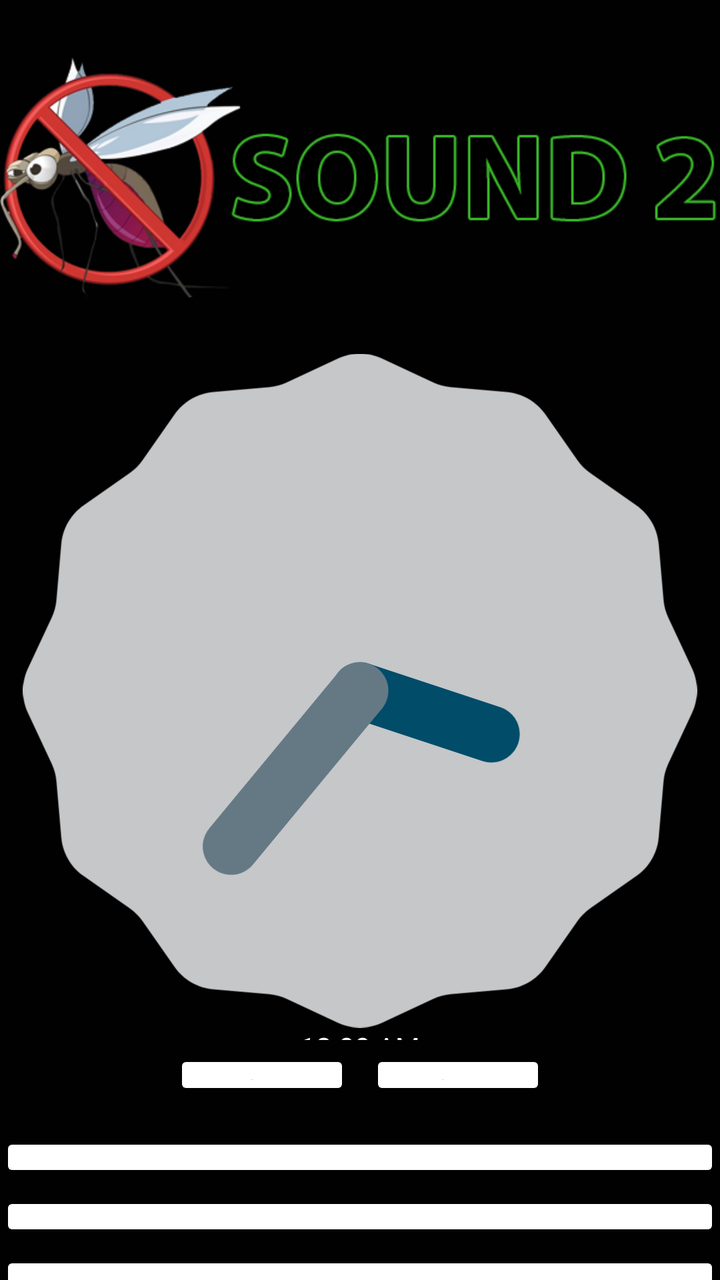
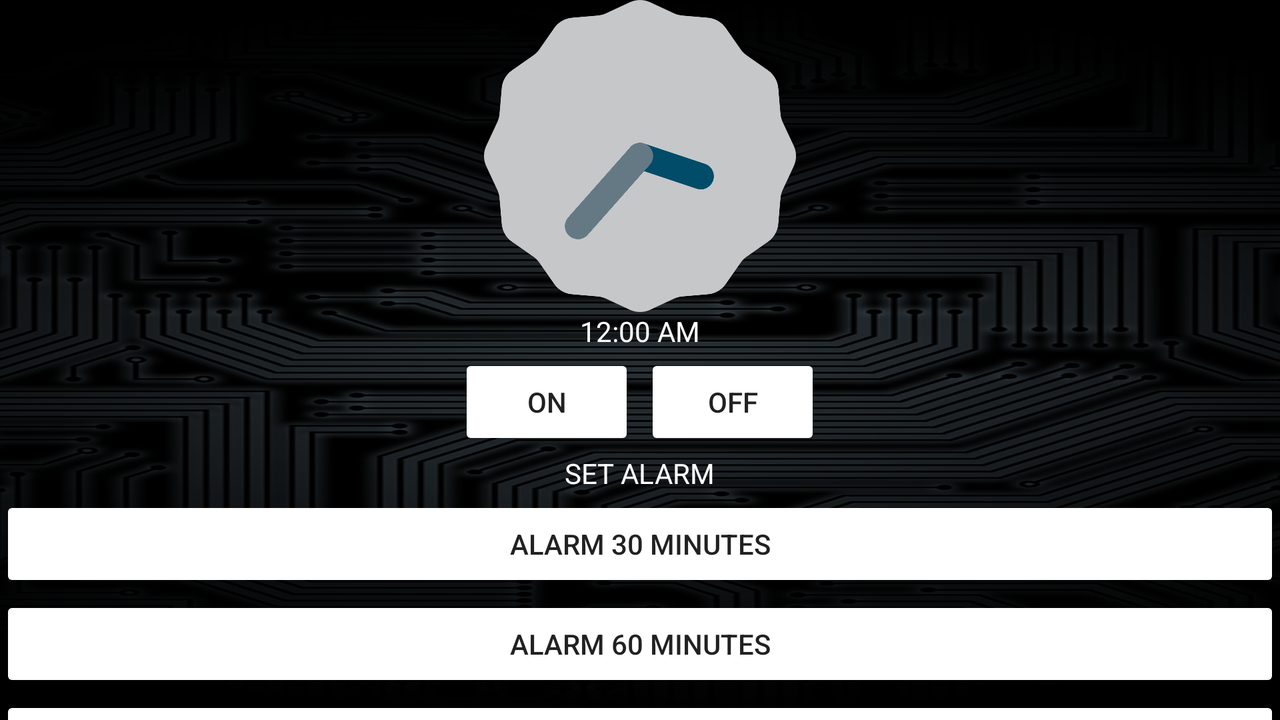

The same Android screen from two of the app's own layout files: first res/layout/ as a phone draws it, then the repository's variant for another configuration, drawn on a device whose configuration selects that folder. Both files follow.
<!-- AndroidManifest.xml: application theme MosquitoEnd -->
<!-- res/layout/activity_mosquito2.xml -->
<?xml version="1.0" encoding="utf-8"?>
<LinearLayout xmlns:android="http://schemas.android.com/apk/res/android"
    android:layout_width="match_parent"
    android:layout_height="match_parent"
    xmlns:tools="http://schemas.android.com/tools"
    android:background="#010101"
    tools:context=".Mosquito2Activity">

    <LinearLayout
        android:orientation="vertical"
        android:layout_width="match_parent"
        android:weightSum="1"
        android:layout_height="wrap_content">

        <ImageView
            android:layout_width="match_parent"
            android:layout_height="wrap_content"
            android:id="@+id/imgMos"
            android:layout_weight="0.125"
            android:src="@drawable/pic_sound_2"
            android:layout_gravity="center_horizontal" />

        <AnalogClock
            android:layout_width="match_parent"
            android:layout_height="wrap_content"
            android:id="@+id/analogClock"
            android:layout_weight="0.125"
            android:layout_gravity="center_horizontal" />

        <DigitalClock
            android:layout_width="wrap_content"
            android:layout_height="wrap_content"
            android:id="@+id/digitalClock"
            android:layout_weight="0.07"
            android:textColor="@color/button"
            android:layout_marginBottom="5dp"
            android:layout_gravity="center_horizontal" />
        <LinearLayout
            android:orientation="horizontal"
            android:layout_width="wrap_content"
            android:layout_height="wrap_content"
            android:layout_weight="0.125"
            android:layout_gravity="center_horizontal">
            <Button
                android:layout_width="wrap_content"
                android:layout_height="wrap_content"
                android:text="ON"
                android:theme="@style/MyButton"
                android:id="@+id/btOn"
                android:layout_marginRight="10dp" />

            <Button
                android:layout_width="wrap_content"
                android:layout_height="wrap_content"
                android:text="OFF"
                android:id="@+id/btOff"
                android:theme="@style/MyButton" />

        </LinearLayout>

        <TextView
            android:layout_width="wrap_content"
            android:layout_height="wrap_content"
            android:textAppearance="?android:attr/textAppearanceLarge"
            android:text="SET ALARM"
            android:textColor="@color/button"
            android:layout_weight="0.125"
            android:id="@+id/textView"
            android:layout_marginTop="5dp"
            android:layout_gravity="center_horizontal" />

        <Button
            android:layout_width="match_parent"
            android:layout_height="wrap_content"
            android:text="ALARM 30 MINUTES"
            android:id="@+id/btalarm30"
            android:layout_marginTop="5dp"
            android:layout_weight="0.125"
            android:theme="@style/MyButton"
            android:layout_gravity="center_horizontal" />

        <Button
            android:layout_width="match_parent"
            android:layout_height="wrap_content"
            android:text="ALARM 60 MINUTES"
            android:id="@+id/btalarm60"
            android:layout_marginTop="5dp"
            android:layout_weight="0.125"
            android:theme="@style/MyButton"
            android:layout_gravity="center_horizontal" />

        <Button
            android:layout_width="match_parent"
            android:layout_height="wrap_content"
            android:text="ALARM 90 MINUTES"
            android:id="@+id/btalarm90"
            android:layout_marginTop="5dp"
            android:theme="@style/MyButton"
            android:layout_weight="0.125"
            android:layout_gravity="center_horizontal" />
    </LinearLayout>
</LinearLayout>
<!-- resources referenced by this layout -->
<resources>
  <color name="button">#FFFFFF</color>
  <!-- drawable pic_sound_2: png bitmap (drawable, 74403 bytes) -->
  <style name="MyButton" parent="MyMaterialTheme">
          <item name="colorControlHighlight">@color/before_click</item>
          <item name="colorButtonNormal">@color/after_click</item>
      </style>
  <style name="MosquitoEnd" parent="MyMaterialTheme.Base">
          <item name="windowNoTitle">true</item>
          <item name="windowActionBar">false</item>
          <item name="colorPrimary">@color/colorPrimary</item>
          <item name="colorPrimaryDark">@color/colorPrimaryDark</item>
          <item name="colorAccent">@color/colorAccent</item>
      </style>
  <color name="before_click">#FFB74D</color>
  <color name="after_click">#FFFFFF</color>
  <style name="MyMaterialTheme.Base" parent="Theme.AppCompat.Light.DarkActionBar">
          <item name="windowNoTitle">true</item>
          <item name="windowActionBar">false</item>
          <item name="colorPrimary">@color/colorPrimary</item>
          <item name="colorPrimaryDark">@color/colorPrimaryDark</item>
          <item name="colorAccent">@color/colorAccent</item>
      </style>
  <color name="colorPrimary">#003333</color>
  <color name="colorPrimaryDark">#003333</color>
  <color name="colorAccent">#FF80AB</color>
</resources>
<!-- res/layout-land/activity_mosquito2.xml (the repository's variant of the layout above) -->
<!-- drawn on the phone turned sideways -->
<?xml version="1.0" encoding="utf-8"?>
<RelativeLayout xmlns:android="http://schemas.android.com/apk/res/android"
    android:layout_width="match_parent"
    android:layout_height="match_parent"
    xmlns:tools="http://schemas.android.com/tools"
    android:background="#010101"
    tools:context=".Mosquito2Activity">

    <LinearLayout
        android:orientation="vertical"
        android:layout_width="match_parent"
        android:layout_height="wrap_content"
        android:background="@drawable/bg_splash"
        android:weightSum="1">

        <ImageView
            android:layout_width="match_parent"
            android:layout_height="wrap_content"
            android:id="@+id/imgMos"
            android:src="@drawable/pic_sound_2"
            android:layout_weight="0.4"
            android:layout_gravity="center_horizontal" />

        <AnalogClock
            android:layout_width="wrap_content"
            android:layout_height="wrap_content"
            android:id="@+id/analogClock"
            android:layout_weight="0.6"
            android:layout_gravity="center_horizontal" />

        <DigitalClock
            android:layout_width="wrap_content"
            android:layout_height="wrap_content"
            android:id="@+id/digitalClock"
            android:textColor="@color/button"
            android:layout_marginBottom="2dp"
            android:layout_gravity="center_horizontal" />
        <LinearLayout
            android:orientation="horizontal"
            android:layout_width="wrap_content"
            android:layout_height="wrap_content"
            android:layout_gravity="center_horizontal">
            <Button
                android:layout_width="wrap_content"
                android:layout_height="wrap_content"
                android:text="ON"
                android:theme="@style/MyButton"
                android:layout_marginRight="5dp"
                android:id="@+id/btOn"  />

            <Button
                android:layout_width="wrap_content"
                android:layout_height="wrap_content"
                android:text="OFF"
                android:theme="@style/MyButton"
                android:id="@+id/btOff" />

        </LinearLayout>

        <TextView
            android:layout_width="wrap_content"
            android:layout_height="wrap_content"
            android:textAppearance="?android:attr/textAppearanceSmall"
            android:text="SET ALARM"
            android:id="@+id/textView"
            android:textColor="@color/button"
            android:layout_marginTop="2dp"
            android:layout_gravity="center_horizontal" />

        <Button
            android:layout_width="match_parent"
            android:layout_height="wrap_content"
            android:text="ALARM 30 MINUTES"
            android:id="@+id/btalarm30"
            android:theme="@style/MyButton"
            android:layout_marginTop="2dp"
            android:layout_gravity="center_horizontal" />

        <Button
            android:layout_width="match_parent"
            android:layout_height="wrap_content"
            android:text="ALARM 60 MINUTES"
            android:id="@+id/btalarm60"
            android:theme="@style/MyButton"
            android:layout_marginTop="2dp"
            android:layout_gravity="center_horizontal" />

        <Button
            android:layout_width="match_parent"
            android:layout_height="wrap_content"
            android:text="ALARM 90 MINUTES"
            android:id="@+id/btalarm90"
            android:theme="@style/MyButton"
            android:layout_marginTop="2dp"
            android:layout_gravity="center_horizontal" />
    </LinearLayout>
</RelativeLayout>
<!-- resources referenced by the variant -->
<!-- as the phone turned sideways resolves them -->
<resources>
  <color name="button">#FFFFFF</color>
  <!-- drawable bg_splash: png bitmap (drawable, 318578 bytes) -->
  <!-- drawable pic_sound_2: png bitmap (drawable, 74403 bytes) -->
  <style name="MyButton" parent="MyMaterialTheme">
          <item name="colorControlHighlight">@color/before_click</item>
          <item name="colorButtonNormal">@color/after_click</item>
      </style>
  <style name="MosquitoEnd" parent="MyMaterialTheme.Base">
          <item name="windowNoTitle">true</item>
          <item name="windowActionBar">false</item>
          <item name="colorPrimary">@color/colorPrimary</item>
          <item name="colorPrimaryDark">@color/colorPrimaryDark</item>
          <item name="colorAccent">@color/colorAccent</item>
      </style>
  <color name="before_click">#FFB74D</color>
  <color name="after_click">#FFFFFF</color>
  <style name="MyMaterialTheme.Base" parent="Theme.AppCompat.Light.DarkActionBar">
          <item name="windowNoTitle">true</item>
          <item name="windowActionBar">false</item>
          <item name="colorPrimary">@color/colorPrimary</item>
          <item name="colorPrimaryDark">@color/colorPrimaryDark</item>
          <item name="colorAccent">@color/colorAccent</item>
      </style>
  <color name="colorPrimary">#003333</color>
  <color name="colorPrimaryDark">#003333</color>
  <color name="colorAccent">#FF80AB</color>
</resources>
